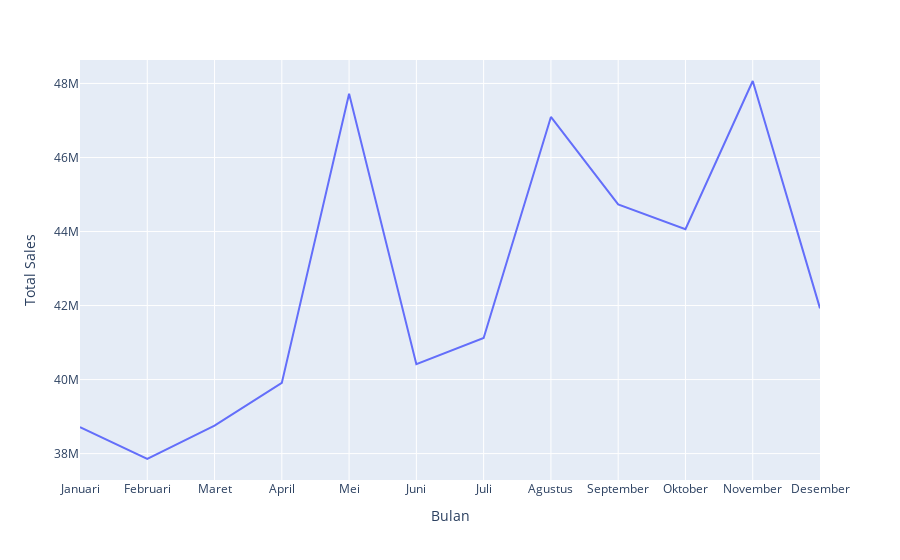

Notebook code cell kept with this figure:
### Markdown cell above
Berdasarkan data penjualan sepanjang tahun 2021, penjualan tertinggi terjadi pada bulan Mei dan penjualan terendah terjadi pada bulan Februari

### Code cell
fig = px.line(TopMonth2021, x='Bulan', y="Total Sales")
fig.show()

### Figure 1 — Plotly figure (JSON) as saved in the notebook; plotly's stock layout.template omitted (floating-point values rounded to 4 significant figures)
{"data": [{"hovertemplate": "Bulan=%{x}<br>Total Sales=%{y}<extra></extra>", "legendgroup": "", "line": {"color": "#636efa", "dash": "solid"}, "marker": {"symbol": "circle"}, "mode": "lines", "name": "", "orientation": "v", "showlegend": false, "type": "scatter", "x": ["Januari", "Februari", "Maret", "April", "Mei", "Juni", "Juli", "Agustus", "September", "Oktober", "November", "Desember"], "xaxis": "x", "y": [38717896, 37854665, 38757032, 39909214, 47723681, 40417553, 41123431, 47095721, 44730773, 44061014, 48066290, 41924180], "yaxis": "y"}], "layout": {"legend": {"tracegroupgap": 0}, "margin": {"t": 60}, "xaxis": {"anchor": "y", "domain": [0, 1], "title": {"text": "Bulan"}}, "yaxis": {"anchor": "x", "domain": [0, 1], "title": {"text": "Total Sales"}}}}
